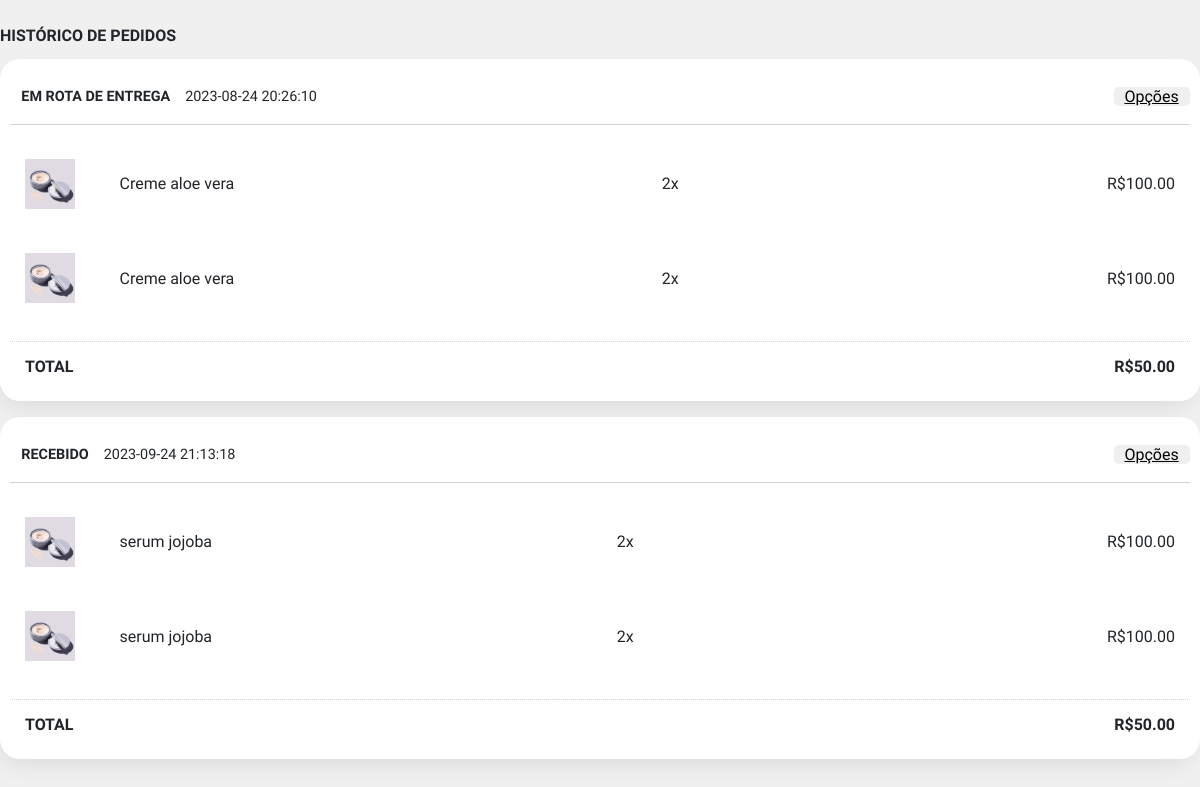
The app's page /view/historico.php?id=1 (signed in) with its own data.
### tables this page shows
CREATE TABLE IF NOT EXISTS `pedidos` (
  `ID_PEDIDO` int NOT NULL AUTO_INCREMENT,
  `id_cliente` int DEFAULT NULL,
  `id_endereco` int DEFAULT NULL,
  `valor` decimal(10,2) DEFAULT NULL,
  `pagamento` varchar(50) DEFAULT NULL,
  `status` varchar(100) DEFAULT NULL,
  `datahora` datetime DEFAULT NULL,
  PRIMARY KEY (`ID_PEDIDO`),
  KEY `id_cliente` (`id_cliente`),
  KEY `id_endereco` (`id_endereco`)
);

CREATE TABLE IF NOT EXISTS `itens` (
  `ID_ITENS` int NOT NULL AUTO_INCREMENT,
  `id_pedido` int DEFAULT NULL,
  `id_produto` int DEFAULT NULL,
  `nome` varchar(100) NOT NULL,
  `quantidade` int DEFAULT NULL,
  `presente` int DEFAULT NULL COMMENT '1 = sim; 0 - não',
  `valor_uni` decimal(10,2) DEFAULT NULL,
  `valor_total` decimal(10,2) DEFAULT NULL,
  `datahora` datetime DEFAULT NULL,
  PRIMARY KEY (`ID_ITENS`),
  KEY `id_pedido` (`id_pedido`),
  KEY `id_produto` (`id_produto`),
  KEY `nome_fk` (`nome`)
);

### model/manager.php (called while the page is built, shortened)
<?php
        function historico($id){
            require "conexao.php";
            $sql = "SELECT * FROM pedidos WHERE id_cliente='$id'";
            $result=$conn->query($sql);
           if($result->num_rows > 0){
               $num = $result ->num_rows;
               $dados=array();
               $dados["result"] = 1;
               $dados["num"]=$num;
               $i=0;
               while($row=$result->fetch_assoc()){
                   $dados[$i]["id"] =          $row["ID_PEDIDO"];
                   $dados[$i]["id_cliente"] =  $row["id_cliente"];
                   $dados[$i]["id_endereco"] =         $row["id_endereco"];
                   $dados[$i]["valor"] =      $row["valor"];
                   $dados[$i]["pagamento"] =      $row["pagamento"];
                   $dados[$i]["status"] =      $row["status"];
                        if ($row['status']=="3"){ $dados[$i]["status"] = "Em rota de entrega";};
                        if ($row['status']=="4"){ $dados[$i]["status"] = "Recebido";}
                   $dados[$i]["datahora"] =      $row["datahora"];
                $i++;
               }
               return $dados;
           }else{
               $dados["result"] = 0;
                   $conn->close();
                   return $dados;
               }
               }
               function itens($pedido) {
                require "conexao.php";
            $sql = "SELECT * FROM itens WHERE id_pedido='$pedido'";
            $result=$conn->query($sql);
           if($result->num_rows > 0){
               $num = $result ->num_rows;
               $dados=array();
               $dados["result"] = 1;
               $dados["num"]=$num;
               $i=0;
               while($row=$result->fetch_assoc()){
                   $dados[$i]["id"] =          $row["ID_ITENS"];
                   $dados[$i]["id_produto"] =  $row["id_produto"];
                   $dados[$i]["nome"] =       $row["nome"];
                   $dados[$i]["quantidade"] =   $row["quantidade"];
                   $dados[$i]["valor_uni"] =      $row["valor_uni"];
                   $dados[$i]["valor_total"] =      $row["valor_total"];
                   $dados[$i]["datahora"] =    $row["datahora"];
                $i++;
               }
               return $dados;
           }else{
               $dados["result"] = 0;
                   $conn->close();
                   return $dados;
               }
            }
            function imgProduto($id) {
                require "conexao.php";
            $sql = "SELECT img FROM produtos WHERE ID_PRODUTO='$id'";
            $result=$conn->query($sql);
           if($result->num_rows > 0){
               $num = $result ->num_rows;
               $dados=array();
               $dados["result"] = 1;
               $dados["num"]=$num;
               while($row=$result->fetch_assoc()){
                   $dados["img"] =    $row["img"];
               }
               return $dados;
           }else{
               $dados["result"] = 0;
                   $conn->close();
                   return $dados;
               }
            }
        ?>

### view/historico.php (the view, shortened to what this page needs)
<html lang="en">
<head>
<link rel="stylesheet" href="https://stackpath.bootstrapcdn.com/bootstrap/4.1.3/css/bootstrap.min.css">
    <link href="../assets/style/meuperfil.css" rel="stylesheet">
</head>
<body class="fade-in">
   <p id="title">Histórico de Pedidos</p>
   <br>
<head>
</head>
<body>
    <?php
    require '../model/manager.php';
    $historico = historico($_GET["id"]);
    if($historico["result"] == 0){ echo "<br>Você ainda não efetuou nenhum pedido, faça seu primeiro agora!"; }else{
        for($i=0;$i<$historico["num"];$i++){
    echo"
      <form action=\"\">
<div class=\"cartao\">
<table class=\"tabela\">
    <tr class=\"th\"> <td class=\"status\">".$historico[$i]["status"]."<span class=\"data\"> ".$historico[$i]["datahora"]."</span></td><td class=\"options_td\">
<select class=\"options\" name=\"options\">
  <option value=\"maca\" disabled selected>Opções</option>
  <option value=\"rastrear\">Rastrear o Pacote</option>
  <option value=\"devolucao\">Devolução</option>
  <option value=\"nota\">Nota Fiscal</option>
  <option value=\"recebido\">Recebido</option>
  <option value=\"cancelar\">Cancelar</option>
</select></td></tr>
</table>
    <table>";
    $itens = itens($historico[$i]["id"]);
    for($ii=0;$ii<$itens["num"];$ii++){
    $img = imgProduto($itens[$i]["id_produto"]);
    echo
"   <tr><td class=\"img\"><img src=\"media/".$img["img"]."\" alt=\"\" style=\"width:50px;\"></td>
    <td class=\"produto\"><span class=\"nome_produto\">".$itens[$i]["nome"]."</span></td>
    <td class=\"quant\"> <span class=\"quantidade\">".$itens[$i]["quantidade"]."x</span> </td>
    <td class=\"valor\"><span class=\"preco\">R$".$itens[$i]["valor_total"]."</span></td></tr>";
    };
echo"
    </table>
    <table class=\"ultima\">
    <tr>
        <td class=\"total\">Total</td>
        <td class=\"total_valor\"> R$".$historico[$i]["valor"]."</td>
    </tr>
    </table>
</div>
</form>";
        }}  ?>
</body>
</html>
</body>

### assets/style/meuperfil.css (style rules this page uses)
body, html { height: 100% !important; margin: 0 !important; background-color: #f0f0f0 !important; }
.fade-in { opacity: 0; animation: fadeIn 0.2s ease-in forwards; }

### view/historico.php (style rules this page uses)
:root { --white: #f9f9f9; --green: #1A3D1F; --yellow: #B9C394; --lgreen: #B9C394; }
.fade-in { opacity: 0; animation: fadeIn 0.1s ease-in forwards; }
body { padding-top: 1.5em; font-family: 'Questrial'; height: 100%; }
table { border-collapse: collapse; width: 100%; }
table, th, td { border: none; }
th, td { text-align: left; padding: 15px; }
#title { font-weight: 700; text-transform: uppercase; margin-bottom: -0.8rem; }
.cartao { width: 100%; border: 0px; background-color: white; border-radius: 20px !important; padding: 10px; box-shadow: rgba(0, 0, 0, 0.1) -4px 9px 25px -6px; }
.options_td { text-align: right; padding: 0px; }
.options { border: none; outline: none; padding-left: 10px; width: 2cm; text-decoration: underline; border-radius: 5px; -webkit-appearance: none; -moz-appearance: none; appearance: none; cursor: pointer; }
.status { padding-left: 0.3cm; font-weight: 800; padding-top: 0.5cm; padding-bottom: 0.5cm; text-transform: uppercase; font-size: 0.9em; }
.data { padding-left: 0.3cm; font-weight: 500; }
.th { border-bottom: lightgray 1px solid; }
.tabela { margin-bottom: 0.3cm; }
.produto { max-width: 5cm; text-align: left; }
.quant { max-width: 4cm; }
.valor { max-width: 3cm; text-align: right !important; }
.preco { width: 100%; }
.img { height: 2.5cm; max-width: 2.5cm; width: 2.5cm; }
.total_valor { text-align: right; font-weight: 700; padding-top: 15px; }
.ultima { margin-top: 1em; border-top: lightgray 1px dotted; }
.total { padding-top: 15px; font-weight: 700; text-transform: uppercase; }

### records on screen
pedidos: status "EM ROTA DE ENTREGA", datahora "2023-08-24 20:26:10", itens.nome "Creme aloe vera", itens.quantidade "2", itens.valor_total "100.00", valor "50.00"
pedidos: status "RECEBIDO", datahora "2023-09-24 21:13:18", itens.nome "serum jojoba", itens.quantidade "2", itens.valor_total "100.00", valor "50.00"
